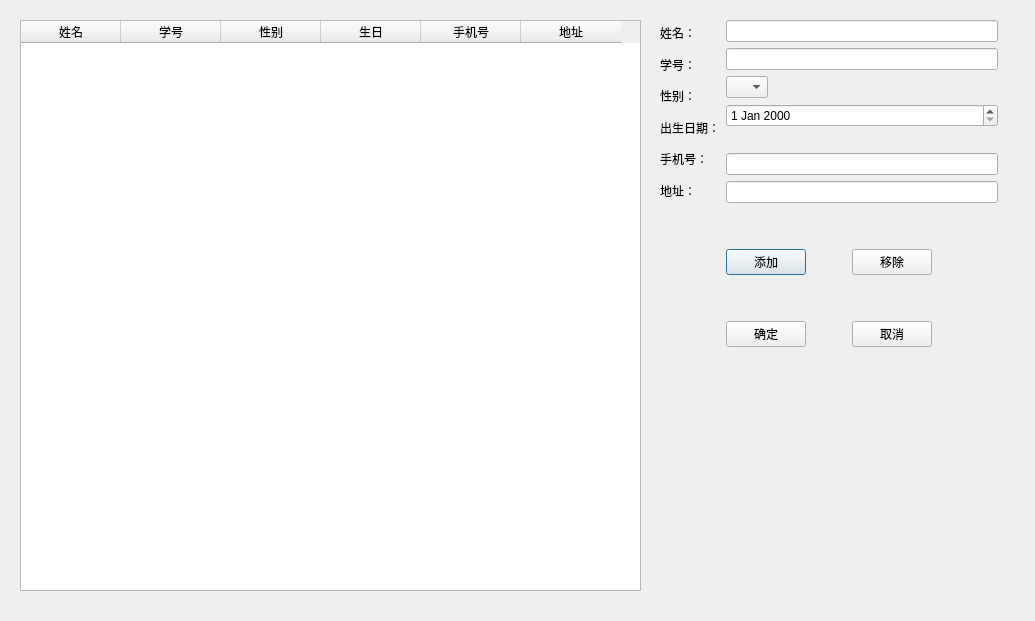
<?xml version="1.0" encoding="UTF-8"?>
<ui version="4.0">
 <class>CreateWindow</class>
 <widget class="QDialog" name="CreateWindow">
  <property name="geometry">
   <rect>
    <x>0</x>
    <y>0</y>
    <width>1035</width>
    <height>621</height>
   </rect>
  </property>
  <property name="windowTitle">
   <string>新建通讯录</string>
  </property>
  <widget class="QTableWidget" name="tableWidget">
   <property name="geometry">
    <rect>
     <x>20</x>
     <y>20</y>
     <width>621</width>
     <height>571</height>
    </rect>
   </property>
   <column>
    <property name="text">
     <string>姓名</string>
    </property>
   </column>
   <column>
    <property name="text">
     <string>学号</string>
    </property>
   </column>
   <column>
    <property name="text">
     <string>性别</string>
    </property>
   </column>
   <column>
    <property name="text">
     <string>生日</string>
    </property>
   </column>
   <column>
    <property name="text">
     <string>手机号</string>
    </property>
   </column>
   <column>
    <property name="text">
     <string>地址</string>
    </property>
   </column>
  </widget>
  <widget class="QWidget" name="">
   <property name="geometry">
    <rect>
     <x>660</x>
     <y>20</y>
     <width>338</width>
     <height>568</height>
    </rect>
   </property>
   <layout class="QVBoxLayout" name="verticalLayout_4">
    <item>
     <layout class="QGridLayout" name="gridLayout">
      <item row="0" column="0" colspan="3">
       <layout class="QHBoxLayout" name="horizontalLayout_2">
        <item>
         <layout class="QVBoxLayout" name="verticalLayout_2">
          <item>
           <widget class="QLabel" name="label_name">
            <property name="styleSheet">
             <string notr="true">font: 12pt &quot;黑体&quot;;</string>
            </property>
            <property name="text">
             <string>姓名：</string>
            </property>
           </widget>
          </item>
          <item>
           <widget class="QLabel" name="label_number">
            <property name="styleSheet">
             <string notr="true">font: 12pt &quot;黑体&quot;;</string>
            </property>
            <property name="text">
             <string>学号：</string>
            </property>
           </widget>
          </item>
          <item>
           <widget class="QLabel" name="label_sex">
            <property name="styleSheet">
             <string notr="true">font: 12pt &quot;黑体&quot;;</string>
            </property>
            <property name="text">
             <string>性别：</string>
            </property>
           </widget>
          </item>
          <item>
           <widget class="QLabel" name="label_birthday">
            <property name="styleSheet">
             <string notr="true">font: 12pt &quot;黑体&quot;;</string>
            </property>
            <property name="text">
             <string>出生日期：</string>
            </property>
           </widget>
          </item>
          <item>
           <widget class="QLabel" name="label_phonenum">
            <property name="styleSheet">
             <string notr="true">font: 12pt &quot;黑体&quot;;</string>
            </property>
            <property name="text">
             <string>手机号：</string>
            </property>
           </widget>
          </item>
          <item>
           <widget class="QLabel" name="label_addr">
            <property name="styleSheet">
             <string notr="true">font: 12pt &quot;黑体&quot;;</string>
            </property>
            <property name="text">
             <string>地址：</string>
            </property>
           </widget>
          </item>
         </layout>
        </item>
        <item>
         <layout class="QVBoxLayout" name="verticalLayout">
          <item>
           <widget class="QLineEdit" name="lineEdit_name"/>
          </item>
          <item>
           <widget class="QLineEdit" name="lineEdit_number"/>
          </item>
          <item>
           <layout class="QHBoxLayout" name="horizontalLayout">
            <item>
             <widget class="QComboBox" name="comboBox_sex">
              <item>
               <property name="text">
                <string/>
               </property>
              </item>
              <item>
               <property name="text">
                <string>男</string>
               </property>
              </item>
              <item>
               <property name="text">
                <string>女</string>
               </property>
              </item>
             </widget>
            </item>
            <item>
             <spacer name="horizontalSpacer">
              <property name="orientation">
               <enum>Qt::Horizontal</enum>
              </property>
              <property name="sizeHint" stdset="0">
               <size>
                <width>100</width>
                <height>15</height>
               </size>
              </property>
             </spacer>
            </item>
           </layout>
          </item>
          <item>
           <widget class="QDateEdit" name="dateEdit_birthday"/>
          </item>
          <item>
           <spacer name="horizontalSpacer_2">
            <property name="orientation">
             <enum>Qt::Horizontal</enum>
            </property>
            <property name="sizeHint" stdset="0">
             <size>
              <width>40</width>
              <height>20</height>
             </size>
            </property>
           </spacer>
          </item>
          <item>
           <widget class="QLineEdit" name="lineEdit_phonenum"/>
          </item>
          <item>
           <widget class="QLineEdit" name="lineEdit_addr"/>
          </item>
         </layout>
        </item>
       </layout>
      </item>
      <item row="1" column="1">
       <spacer name="verticalSpacer">
        <property name="orientation">
         <enum>Qt::Vertical</enum>
        </property>
        <property name="sizeHint" stdset="0">
         <size>
          <width>20</width>
          <height>40</height>
         </size>
        </property>
       </spacer>
      </item>
      <item row="2" column="0">
       <spacer name="horizontalSpacer_5">
        <property name="orientation">
         <enum>Qt::Horizontal</enum>
        </property>
        <property name="sizeHint" stdset="0">
         <size>
          <width>40</width>
          <height>20</height>
         </size>
        </property>
       </spacer>
      </item>
      <item row="2" column="1">
       <layout class="QVBoxLayout" name="verticalLayout_3">
        <item>
         <layout class="QHBoxLayout" name="horizontalLayout_3">
          <item>
           <widget class="QPushButton" name="pushButton_append">
            <property name="text">
             <string>添加</string>
            </property>
           </widget>
          </item>
          <item>
           <spacer name="horizontalSpacer_3">
            <property name="orientation">
             <enum>Qt::Horizontal</enum>
            </property>
            <property name="sizeHint" stdset="0">
             <size>
              <width>40</width>
              <height>20</height>
             </size>
            </property>
           </spacer>
          </item>
          <item>
           <widget class="QPushButton" name="pushButton_remove">
            <property name="text">
             <string>移除</string>
            </property>
           </widget>
          </item>
         </layout>
        </item>
        <item>
         <spacer name="verticalSpacer_2">
          <property name="orientation">
           <enum>Qt::Vertical</enum>
          </property>
          <property name="sizeHint" stdset="0">
           <size>
            <width>20</width>
            <height>40</height>
           </size>
          </property>
         </spacer>
        </item>
        <item>
         <layout class="QHBoxLayout" name="horizontalLayout_4">
          <item>
           <widget class="QPushButton" name="pushButton_confirm">
            <property name="text">
             <string>确定</string>
            </property>
           </widget>
          </item>
          <item>
           <spacer name="horizontalSpacer_4">
            <property name="orientation">
             <enum>Qt::Horizontal</enum>
            </property>
            <property name="sizeHint" stdset="0">
             <size>
              <width>40</width>
              <height>20</height>
             </size>
            </property>
           </spacer>
          </item>
          <item>
           <widget class="QPushButton" name="pushButton_cancel">
            <property name="text">
             <string>取消</string>
            </property>
           </widget>
          </item>
         </layout>
        </item>
       </layout>
      </item>
      <item row="2" column="2">
       <spacer name="horizontalSpacer_6">
        <property name="orientation">
         <enum>Qt::Horizontal</enum>
        </property>
        <property name="sizeHint" stdset="0">
         <size>
          <width>40</width>
          <height>20</height>
         </size>
        </property>
       </spacer>
      </item>
      <item row="3" column="1">
       <spacer name="verticalSpacer_3">
        <property name="orientation">
         <enum>Qt::Vertical</enum>
        </property>
        <property name="sizeHint" stdset="0">
         <size>
          <width>20</width>
          <height>40</height>
         </size>
        </property>
       </spacer>
      </item>
     </layout>
    </item>
    <item>
     <spacer name="verticalSpacer_4">
      <property name="orientation">
       <enum>Qt::Vertical</enum>
      </property>
      <property name="sizeHint" stdset="0">
       <size>
        <width>20</width>
        <height>158</height>
       </size>
      </property>
     </spacer>
    </item>
   </layout>
  </widget>
 </widget>
 <resources/>
 <connections/>
</ui>
